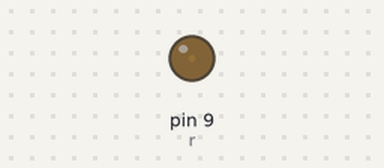
This sketch was run on a simulated Arduino Uno, built with avr-gcc and run on an emulated ATmega328P. Parts: output pins drawn as LEDs (lit = HIGH).

Above: at 0.05 s.
At 1.15 s:
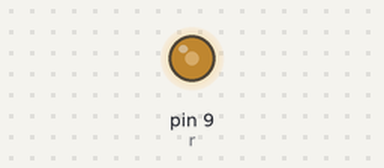
At 2.3 s:
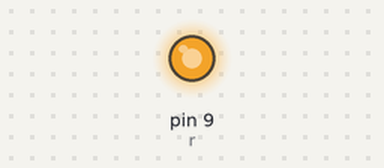
At 4.6 s:
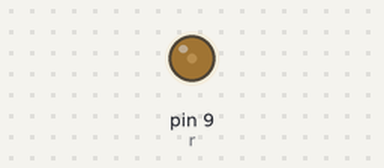
Timing chart, 0 to 6.7 s (numbered marks = the images above):
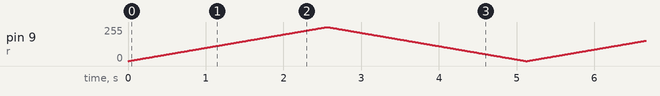

The sketch:

009_1_Analog_test_2.ino
```cpp
/*
 * Simple Color Fade up & down
 */
#define r 9
#define g 10
#define b 11


void setup() {
  // put your setup code here, to run once:
}

void loop() {
  // put your main code here, to run repeatedly:

  for(int dc = 0; dc <= 255 ; dc++ )
  {analogWrite(r, dc);
  delay(10);
  }
for(int dc = 255; dc >= 0 ; dc-- )
  {analogWrite(r, dc);
  delay(10);
  }
}
```
